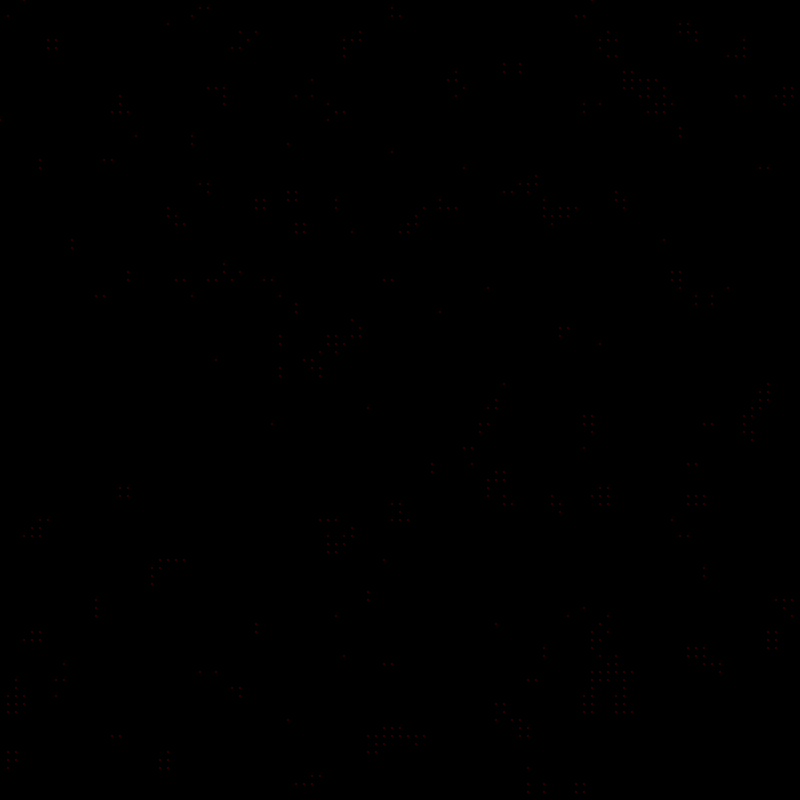
Frame 1 (no input)
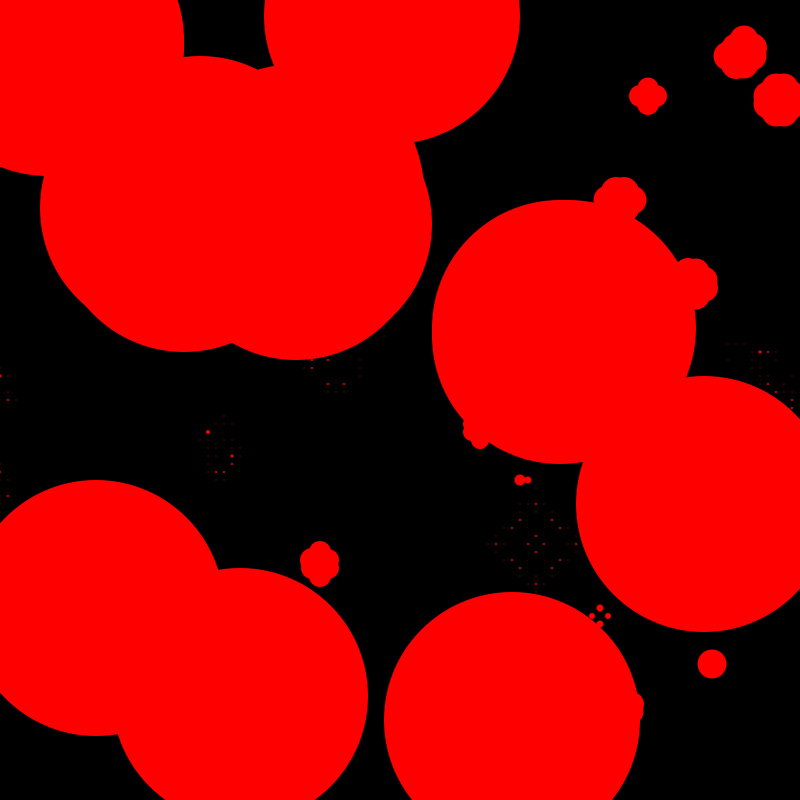
Frame 60 (the mouse pressed at the canvas centre just before this capture)
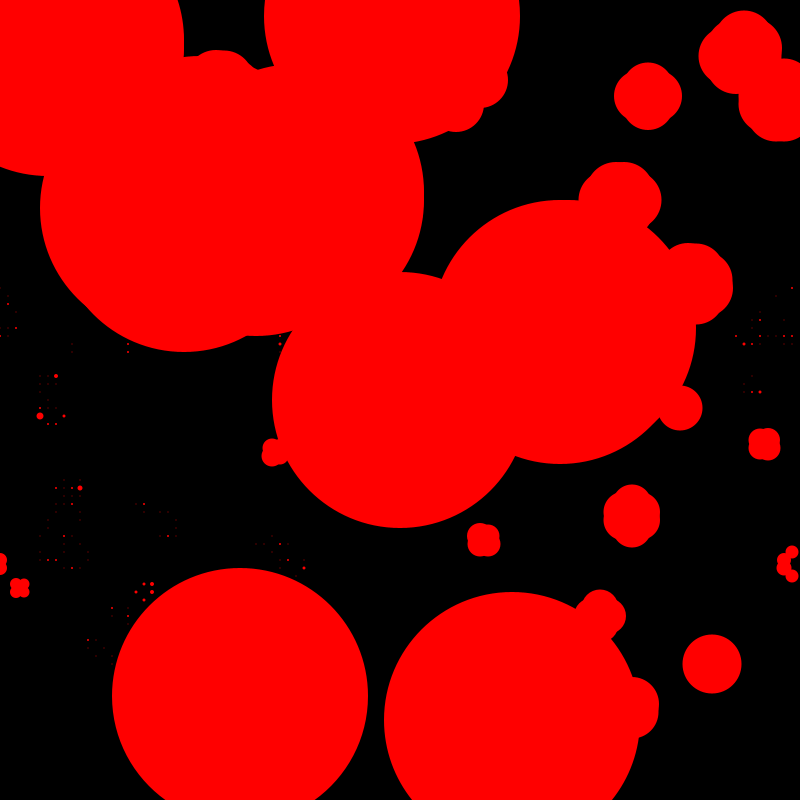
Frame 120 (the mouse held since frame 60 and released just before this capture)

The Processing sketch that drew these frames (run headless with seeded random() and noise(); from frame 60 on, the mouse is pressed at the canvas centre):

// Processing sketch: H_exploding_conway
// ── H_exploding_conway.pde
// CONWAY'S GAME OF LIFE
// http://en.wikipedia.org/wiki/Conway's_Game_of_Life
//
// this processing sketch implements John Conway's Game of Life simulation
// as an image-processing system... it looks at pixels in a processing PImage
// and treats them as cells in a version of Conway's simulation.
//
// your tasks:
// (1) make this thing look more interesting... 
// hint: you don't have to display the image directly to the screen.
// another hint: the double for() loop can be used to draw other things (shapes, text, etc.)
// as a proxy for the pixels in the simulation.
// (2) the RULES in the draw() loop determine how the simulation decides to keep a pixel
// alive or generate a new one from a dead pixel.  this rule set is sometimes referred to as
// B3/S23 (a pixel is "Born" with 3 neighbors and "Stays Alive" with 2 or 3 neighbors.
// tweak these rules and see if you can find other interesting (or self-sustaining) systems.
//


PImage c[] = new PImage[2]; // input image

int[] livemask = {0, 0, 1, 1, 0, 0, 0, 0, 0};
int[] deathmask = {0, 0, 0, 1, 0, 0, 0, 0, 0};

int w, h; // width and height

int i, j; // counter variables

int center; // is the pixel alive or dead?
int sum; // how many neighbors are alive?

int which = 0; // which image are we working on

// 9 pixels for the neighborhood (p4 is center):
//  p0  p1  p2
//  p3 *p4* p5
//  p6  p7  p8
color p0, p1, p2, p3, p4, p5, p6, p7, p8; 

void setup()
{
  size(800, 800); // make the screen square
  rectMode(CENTER);
  noStroke();
  fill(255, 0, 0);

  // create two blank images to work with for the game
  c[0] = createImage(width/8, height/8, RGB);
  c[1] = createImage(width/8, height/8, RGB);
  w = c[0].width; // width
  h = c[0].height; // height

    // fill our first image with random stuff:
  fillRandom();
}

void draw()
{
  background(0);

  c[which].loadPixels(); // load up the pixels array for input

  // step 1 - add pixels where mouse is
  if (mousePressed)
  {
    int mx = constrain(int(mouseX*(w/float(width))), 0, width-1);
    int my = constrain(int(mouseY*(h/float(height))), 0, height-1);
    c[which].pixels[my*w + mx] = color(255, 255, 255);
  }

  // step 2 - get the values for the "neighborhood" around each pixel
  for (i=0; i<h; i++) // these pixels are the rows
  {
    for (j=0; j<w; j++) // thise pixels are the columns
    {

      // top row
      p0 = c[which].pixels[((i-1+h)%h)*w + (j-1+w)%w]; // left pixel
      p1 = c[which].pixels[((i-1+h)%h)*w + j]; // center pixel
      p2 = c[which].pixels[((i-1+h)%h)*w + (j+1+w)%w]; // left pixel

      // center row
      p3 = c[which].pixels[i*w + (j-1+w)%w]; // left pixel
      p4 = c[which].pixels[i*w + j]; // center pixel
      p5 = c[which].pixels[i*w + (j+1+w)%w]; // left pixel

      // bottom row
      p6 = c[which].pixels[((i+1+h)%h)*w + (j-1+w)%w]; // left pixel
      p7 = c[which].pixels[((i+1+h)%h)*w + j]; // center pixel
      p8 = c[which].pixels[((i+1+h)%h)*w + (j+1+w)%w]; // left pixel

      // compute the sum: use the green channel for simplicity
      sum = 0; // start blank
      sum+= int(green(p0)>0.) + int(green(p1)>0.) + int(green(p2)>0.); // top neighbors
      sum+= int(green(p3)>0.) + int(green(p5)>0.); // left and right neighbors
      sum+= int(green(p6)>0.) + int(green(p7)>0.) + int(green(p8)>0.); // bottom neighbors

      center = int(green(p4)>0.); // is the center pixel alive?

      //
      // RULES: PLAY WITH THESE
      //
      if (center==1 && livemask[sum]==1) // alive... stay alive
      {
        int temp = int(green(c[1-which].pixels[i*w + j]))+1;
        c[1-which].pixels[i*w + j] = color(temp, temp, temp);
        ellipse(i*(width/w),j*(height/h), temp, temp);
      } 
      else if (center==0 && deathmask[sum]==1) // dead... become alive
      {
        c[1-which].pixels[i*w + j] = color(1, 1, 1);
        ellipse(i*(width/w),j*(height/h), 1, 1);
      } else // die (or stay dead)
      {   
        c[1-which].pixels[i*w + j] = color(0, 0, 0);
      }
    }
  }

  c[1-which].updatePixels(); // restore the pixels array

  //image(c[1-which], 0, 0, width, height); // draw to screen

  which = 1-which; // swap image buffer
}

void keyPressed()
{
  fillRandom(); // add random noise to image when you press any key
}

void fillRandom()
{
  // fill our current image with random stuff
  c[which].loadPixels();
  for (i=0; i<c[which].pixels.length; i++)
  {
    float rand = random(1000);
    if (rand>900) // 10% alive
    {
      c[which].pixels[i] = color(255, 255, 255);
    }
  }
  c[which].updatePixels();
}
